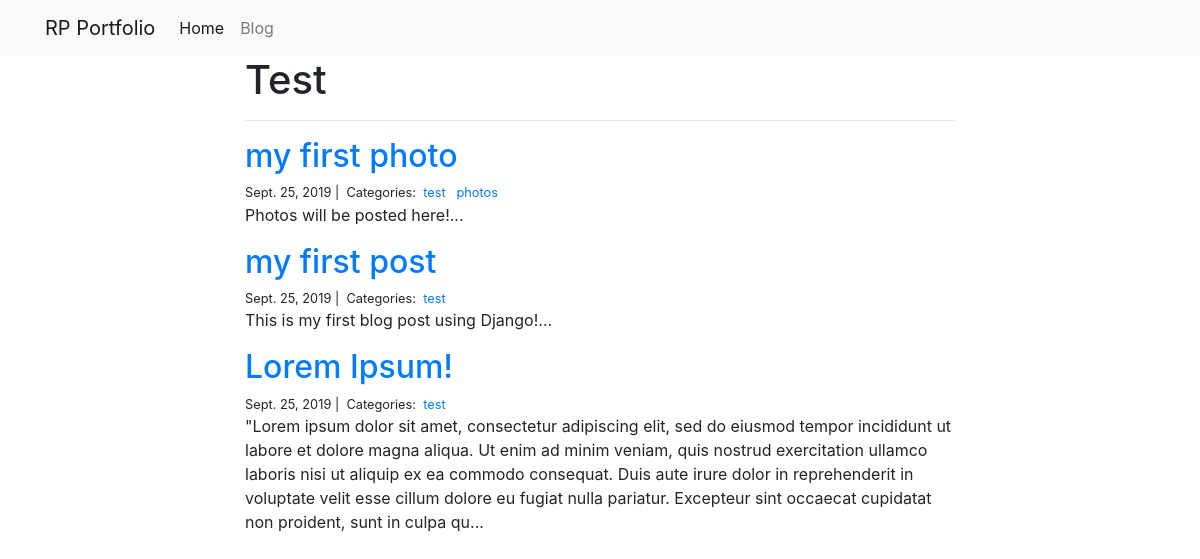
The app's page /blog/test/ with its own data.
### blog/models.py (models this page shows)
class Category(models.Model):
    name = models.CharField(max_length=20)

class Post(models.Model):
    title = models.CharField(max_length=255)
    body = models.TextField()
    created_on = models.DateTimeField(auto_now_add=True)
    last_modified = models.DateTimeField(auto_now=True)
    categories = models.ManyToManyField('Category', related_name='posts')

### blog/views.py (the view)
# urls.py: path("<category>/", views.blog_category, name="blog_category"),
def blog_category(request, category):
    posts = Post.objects.filter(categories__name__contains=category).order_by('-created_on')
    context = {
        'category': category,
        'posts': posts
    }
    return render(request, 'blog_category.html', context)

### blog/templates/blog_category.html
{% extends "base.html" %}
{% block page_content %}
<div class="col-md-8 offset-md-2">
    <h1>{{ category | title }}</h1>
    <hr>
    {% for post in posts %}
        <h2><a href="{% url 'blog_detail' post.pk%}">{{ post.title }}</a></h2>
        <small>
            {{ post.created_on.date }} |&nbsp;
            Categories:&nbsp;
            {% for category in post.categories.all %}
            <a href="{% url 'blog_category' category.name %}">
                {{ category.name }}
            </a>&nbsp;
            {% endfor %}
        </small>
        <p>{{ post.body | slice:":400" }}...</p>
    {% endfor %}
</div>
{% endblock %}

### records on screen
Category: name "Test", name "test"
Post: title "my first photo", created_on "Sept. 25, 2019", body "Photos will be posted here!"
Category: name "photos"
Post: title "my first post", created_on "Sept. 25, 2019", body "This is my first blog post using Django!"
Post: title "Lorem Ipsum!", created_on "Sept. 25, 2019", body "\"Lorem ipsum dolor sit amet, consectetur adipiscing elit, sed do eiusmod tempor incididunt ut labore et dolore magna aliqua. Ut enim ad minim veniam, quis nostrud exercitation ullamco laboris nisi ut aliquip ex ea commodo consequat. Duis aute irure dolor in reprehenderit in voluptate velit esse cillum dolore eu fugiat nulla pariatur. Excepteur sint occaecat cupidatat non proident, sunt in culpa qu"
